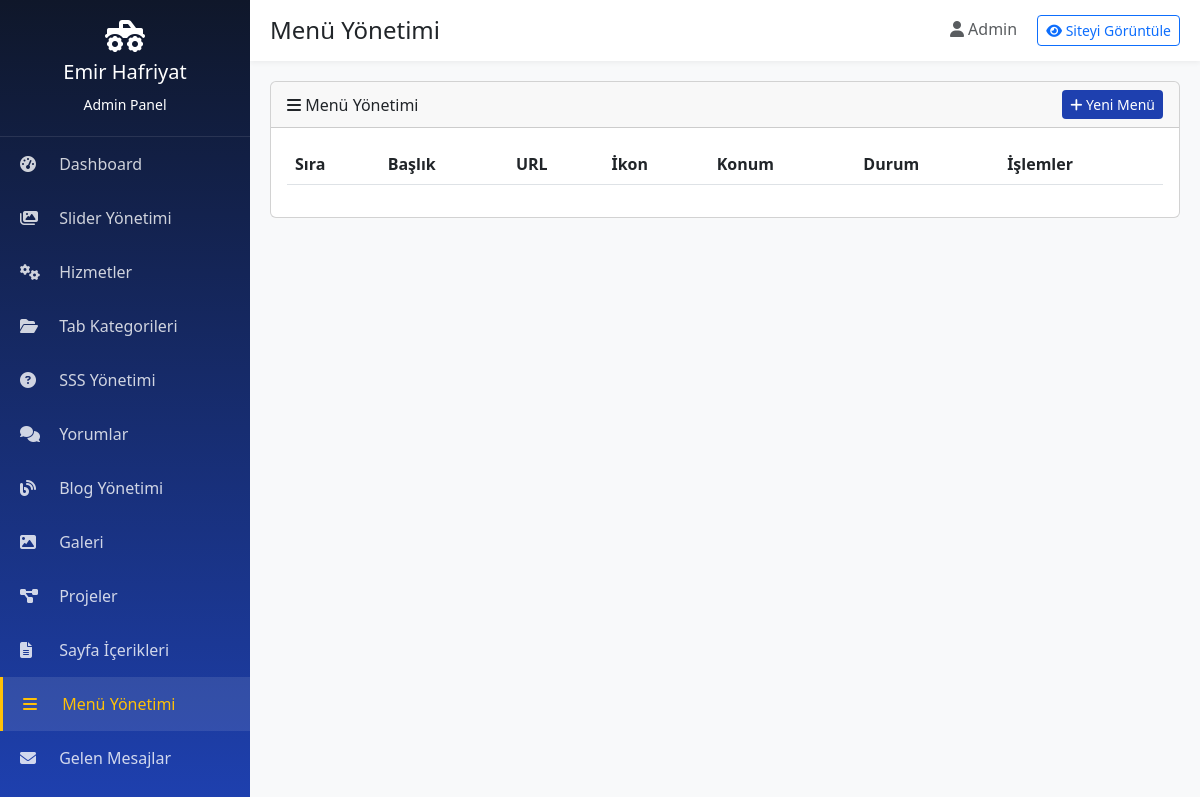
/admin/menus.php (signed in), run on an earlier commit of the app's database.
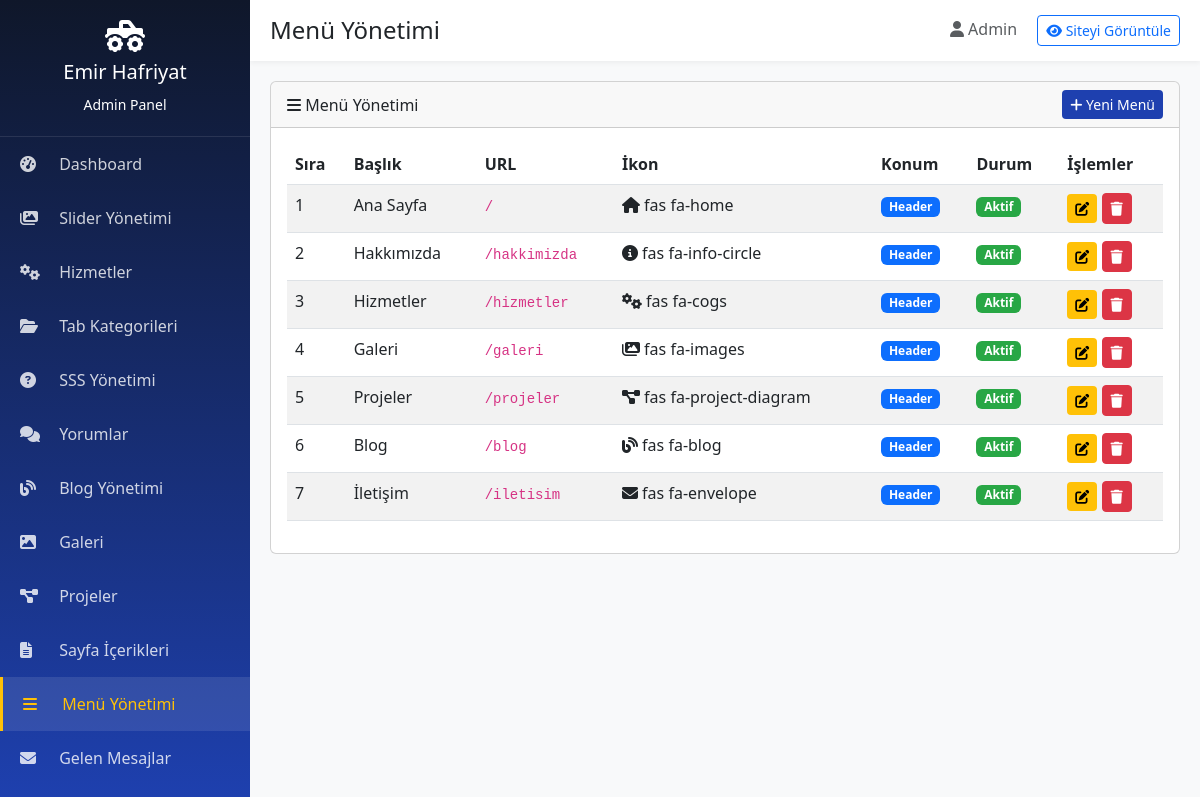
And on a later commit of the database.
### tables this page shows
CREATE TABLE IF NOT EXISTS `menus` (
  `id` int(11) NOT NULL AUTO_INCREMENT,
  `title` varchar(255) NOT NULL,
  `url` varchar(255) NOT NULL,
  `target` enum('_self','_blank') DEFAULT '_self',
  `icon` varchar(100) DEFAULT NULL,
  `parent_id` int(11) DEFAULT '0',
  `position` enum('header','footer') DEFAULT 'header',
  `sort_order` int(11) DEFAULT '0',
  `status` tinyint(1) DEFAULT '1',
  PRIMARY KEY (`id`)
);

### includes/functions.php (called while the page is built, shortened)
<?php
function clean($data) {
    return htmlspecialchars(strip_tags(trim($data)), ENT_QUOTES, 'UTF-8');
}
function siteUrl($path = '') {
    $base = rtrim(SITE_URL, '/');
    if (empty($path)) {
        return $base;
    }
    return $base . '/' . ltrim($path, '/');
}

### config.php (called while the page is built, shortened)
<?php
spl_autoload_register(function($class) {
    $file = BASE_PATH . '/includes/classes/' . $class . '.php';
});
require_once BASE_PATH . '/includes/functions.php';

### includes/classes/Database.php (called while the page is built, shortened)
<?php
class Database {
    private static $instance = null;
    private $conn;
    private function __construct() {
        try {
            $dsn = "mysql:host=" . DB_HOST . ";dbname=" . DB_NAME . ";charset=" . DB_CHARSET;
            $this->conn = new PDO($dsn, DB_USER, DB_PASS);
            $this->conn->setAttribute(PDO::ATTR_ERRMODE, PDO::ERRMODE_EXCEPTION);
            $this->conn->setAttribute(PDO::ATTR_DEFAULT_FETCH_MODE, PDO::FETCH_ASSOC);
            $this->conn->setAttribute(PDO::ATTR_EMULATE_PREPARES, false);
        } catch(PDOException $e) {
            die("Veritabanı bağlantısı başarısız: " . $e->getMessage());
        }
    }
    public static function getInstance() {
        if (self::$instance === null) {
            self::$instance = new self();
        }
        return self::$instance;
    }
    public function query($sql, $params = []) {
        try {
            $stmt = $this->conn->prepare($sql);
            $stmt->execute($params);
            return $stmt;
        } catch(PDOException $e) {
            error_log("Query Error: " . $e->getMessage());
            return false;
        }
    }
    public function fetchAll($sql, $params = []) {
        $stmt = $this->query($sql, $params);
        return $stmt ? $stmt->fetchAll() : [];
    }
}

### admin/menus.php (the view, shortened to what this page needs)
<?php
$pageTitle = 'Menü Yönetimi';
include 'includes/header.php';
$menus=$db->fetchAll("SELECT * FROM menus ORDER BY position ASC, sort_order ASC");
?>
<div class="card">
    <div class="card-header d-flex justify-content-between align-items-center">
        <span><i class="fas fa-bars"></i> Menü Yönetimi</span>
        <button class="btn btn-sm btn-primary" data-bs-toggle="modal" data-bs-target="#addModal"><i class="fas fa-plus"></i> Yeni Menü</button>
    </div>
    <div class="card-body">
        <table class="table table-striped datatable">
            <thead><tr><th>Sıra</th><th>Başlık</th><th>URL</th><th>İkon</th><th>Konum</th><th>Durum</th><th>İşlemler</th></tr></thead>
            <tbody>
                <?php foreach($menus as $m): ?>
                    <tr>
                        <td><?=$m['sort_order']?></td>
                        <td><?=clean($m['title'])?></td>
                        <td><code><?=clean($m['url'])?></code></td>
                        <td><i class="<?=$m['icon']?>"></i> <?=$m['icon']?></td>
                        <td><span class="badge bg-<?=$m['position']=='header'?'primary':'secondary'?>"><?=ucfirst($m['position'])?></span></td>
                        <td><?=$m['status']?'<span class="badge badge-active">Aktif</span>':'<span class="badge badge-inactive">Pasif</span>'?></td>
                        <td class="table-actions">
                            <button class="btn btn-sm btn-warning" onclick="editMenu(<?=htmlspecialchars(json_encode($m))?>)"><i class="fas fa-edit"></i></button>
                            <a href="?delete=<?=$m['id']?>" class="btn btn-sm btn-danger btn-delete"><i class="fas fa-trash"></i></a>
                        </td>
                    </tr>
                <?php endforeach; ?>
            </tbody>
        </table>
    </div>
</div>
<?php include 'includes/footer.php'; ?>

### admin/includes/header.php (shortened to what this page needs)
<?php
require_once '../config.php';
$db = Database::getInstance();
$current_page = basename($_SERVER['PHP_SELF'], '.php');
?>
<!DOCTYPE html>
<html lang="tr">
<head>
    <link href="https://cdn.jsdelivr.net/npm/bootstrap@5.3.0/dist/css/bootstrap.min.css" rel="stylesheet">
    <link rel="stylesheet" href="https://cdnjs.cloudflare.com/ajax/libs/font-awesome/6.4.0/css/all.min.css">
    <link rel="stylesheet" href="https://cdn.datatables.net/1.13.6/css/dataTables.bootstrap5.min.css">
</head>
<body>
    <div class="sidebar">
        <div class="sidebar-brand">
            <i class="fas fa-truck-monster fa-2x mb-2"></i>
            <h5>Emir Hafriyat</h5>
            <small>Admin Panel</small>
        </div>
        <ul class="sidebar-menu">
            <li>
                <a href="index.php" class="<?= $current_page === 'index' ? 'active' : '' ?>">
                    <i class="fas fa-tachometer-alt"></i> Dashboard
                </a>
            </li>
            <li>
                <a href="sliders.php" class="<?= $current_page === 'sliders' ? 'active' : '' ?>">
                    <i class="fas fa-images"></i> Slider Yönetimi
                </a>
            </li>
            <li>
                <a href="services.php" class="<?= $current_page === 'services' ? 'active' : '' ?>">
                    <i class="fas fa-cogs"></i> Hizmetler
                </a>
            </li>
            <li>
                <a href="tabs.php" class="<?= $current_page === 'tabs' ? 'active' : '' ?>">
                    <i class="fas fa-folder-open"></i> Tab Kategorileri
                </a>
            </li>
            <li>
                <a href="faqs.php" class="<?= $current_page === 'faqs' ? 'active' : '' ?>">
                    <i class="fas fa-question-circle"></i> SSS Yönetimi
                </a>
            </li>
            <li>
                <a href="testimonials.php" class="<?= $current_page === 'testimonials' ? 'active' : '' ?>">
                    <i class="fas fa-comments"></i> Yorumlar
                </a>
            </li>
            <li>
                <a href="blog.php" class="<?= $current_page === 'blog' ? 'active' : '' ?>">
                    <i class="fas fa-blog"></i> Blog Yönetimi
                </a>
            </li>
            <li>
                <a href="gallery.php" class="<?= $current_page === 'gallery' ? 'active' : '' ?>">
                    <i class="fas fa-image"></i> Galeri
                </a>
            </li>
            <li>
                <a href="projects.php" class="<?= $current_page === 'projects' ? 'active' : '' ?>">
                    <i class="fas fa-project-diagram"></i> Projeler
                </a>
            </li>
            <li>
                <a href="pages.php" class="<?= $current_page === 'pages' ? 'active' : '' ?>">
                    <i class="fas fa-file-alt"></i> Sayfa İçerikleri
                </a>
            </li>
            <li>
                <a href="menus.php" class="<?= $current_page === 'menus' ? 'active' : '' ?>">
                    <i class="fas fa-bars"></i> Menü Yönetimi
                </a>
            </li>
            <li>
                <a href="messages.php" class="<?= $current_page === 'messages' ? 'active' : '' ?>">
                    <i class="fas fa-envelope"></i> Gelen Mesajlar
                </a>
            </li>
            <li>
                <a href="settings.php" class="<?= $current_page === 'settings' ? 'active' : '' ?>">
                </a>
            </li>
        </ul>
    </div>
    <div class="main-content">
        <div class="top-bar d-flex justify-content-between align-items-center">
            <h4 class="mb-0"><?= $pageTitle ?? 'Dashboard' ?></h4>
            <div>
                <span class="text-muted me-3">
                    <i class="fas fa-user"></i> <?= $_SESSION['admin_name'] ?>
                </span>
                <a href="<?= siteUrl() ?>" target="_blank" class="btn btn-sm btn-outline-primary">
                    <i class="fas fa-eye"></i> Siteyi Görüntüle
                </a>
            </div>
        </div>

### admin/includes/footer.php (shortened to what this page needs)
    </div>
</body>
</html>

### admin/includes/header.php (style rules this page uses)
:root { --sidebar-width: 250px; --primary-yellow: #FFC107; --primary-blue: #1E40AF; --dark-blue: #0F172A; }
body { background: #f8f9fa; }
.sidebar { width: var(--sidebar-width); height: 100vh; background: linear-gradient(180deg, var(--dark-blue), var(--primary-blue)); position: fixed; top: 0; left: 0; overflow-y: auto; z-index: 1000; }
.sidebar-brand { padding: 20px; text-align: center; color: white; border-bottom: 1px solid rgba(255,255,255,0.1); }
.sidebar-menu { list-style: none; padding: 0; margin: 0; }
.sidebar-menu li a { display: block; padding: 15px 20px; color: rgba(255,255,255,0.8); text-decoration: none; transition: all 0.3s; }
.sidebar-menu li a:hover, .sidebar-menu li a.active { background: rgba(255,255,255,0.1); color: var(--primary-yellow); border-left: 3px solid var(--primary-yellow); }
.sidebar-menu li a i { width: 25px; margin-right: 10px; }
.main-content { margin-left: var(--sidebar-width); padding: 20px; }
.top-bar { background: white; padding: 15px 20px; margin: -20px -20px 20px; box-shadow: 0 2px 5px rgba(0,0,0,0.05); }
.btn-primary { background: var(--primary-blue); border: none; }
.btn-warning { background: var(--primary-yellow); border: none; color: #000; }
.table-actions { white-space: nowrap; }
.badge-active { background: #28a745; }

What changed in the data, as far as the page shows it:
added menus: sort_order "1", title "Ana Sayfa", url "/", icon "fas fa-home", position "Header", status "Aktif"
added menus: sort_order "2", title "Hakkımızda", url "/hakkimizda", icon "fas fa-info-circle", position "Header", status "Aktif"
added menus: sort_order "3", title "Hizmetler", url "/hizmetler", icon "fas fa-cogs", position "Header", status "Aktif"
added menus: sort_order "4", title "Galeri", url "/galeri", icon "fas fa-images", position "Header", status "Aktif"
added menus: sort_order "5", title "Projeler", url "/projeler", icon "fas fa-project-diagram", position "Header", status "Aktif"
added menus: sort_order "6", title "Blog", url "/blog", icon "fas fa-blog", position "Header", status "Aktif"
added menus: sort_order "7", title "İletişim", url "/iletisim", icon "fas fa-envelope", position "Header", status "Aktif"
